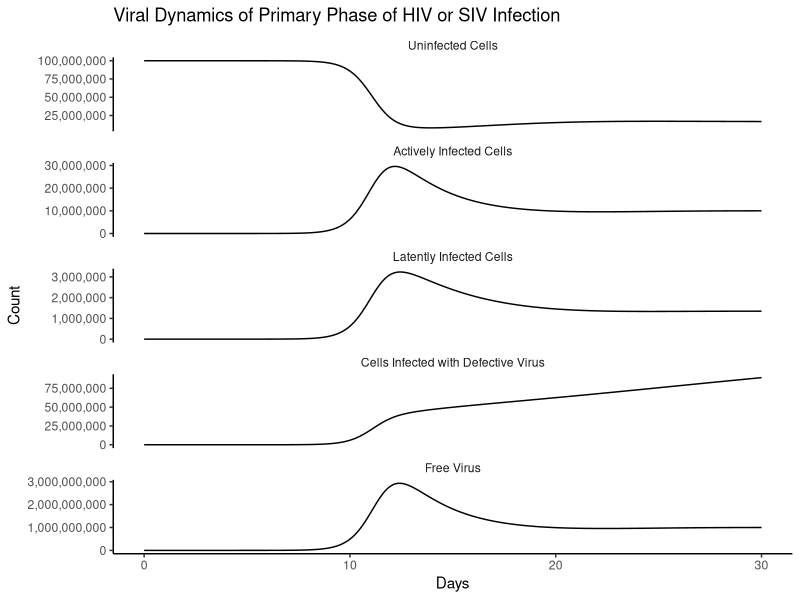
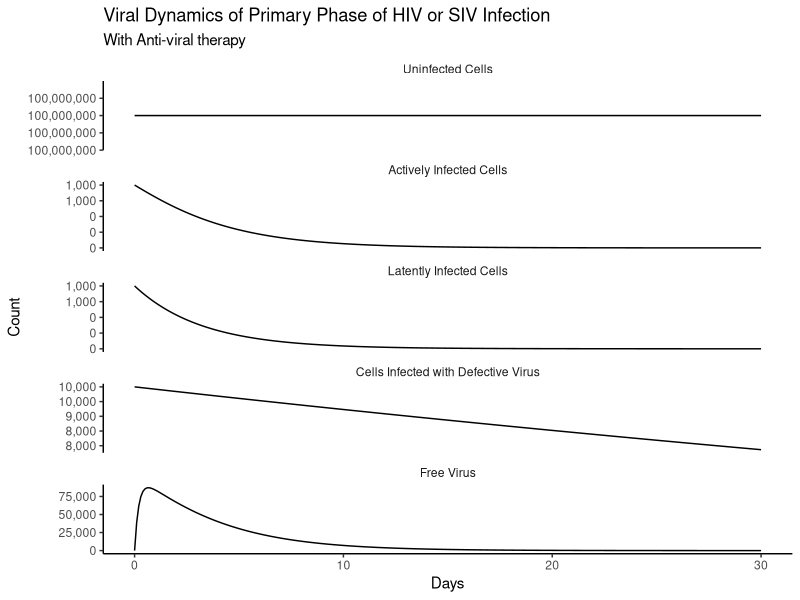

The R source for these figures, in order:
## ---- chunk 1
#| message: false
#| warning: false
library(deSolve)
library(tidyverse)
## ---- chunk 2
base_ode <- function(time, state, parameters){
  with(as.list(c(state, parameters)),{
    
    dx <- lambda - d*x - beta * x * v
    dy1 <- q1*beta * x * v - a1 * y1 + alpha * y2
    dy2 <- q2*beta * x * v - a2 * y2 - alpha * y2
    dy3 <- q3*beta * x * v - a3 * y3
    dv <- k * y1 - u * v
    
    return(list(c(dx, dy1, dy2, dy3, dv)))
  })
  
}
## ---- chunk 3
t <- seq(0,30,.1)

params <- c(
  lambda =1e7,# Uninfected cell production rate
  d = .1, # Cell Death Rate
  a1 = .5, # Infected Cell Death Rate
  a2 = .01, # Infected Cell Death Rate
  a3 = .008, # Infected Cell Death Rate
  beta = 5e-10, # "Rate Constant"
  alpha = .3, # Virus Production rate of reactivated latent
  k = 500, # Virus production from infected cell
  u = 5, # Free virus lifespan
  q1 = .55, # P(Infected State | Infected)
  q2 = .05, # P(Latent State | Infected)
  q3 = .4 # P(Defective Provirus | Infected)
)

#' Guessing Initial values from a graph
x0 <- params["lambda"][1]/params["d"][1]
init <- c(x = unname(x0), 
          y1 = 1,y2=0,y3=0, v = 1)

out <- ode(init, t, base_ode, params)

out_df <- as_tibble(as.data.frame(out))
## ---- chunk 4
compartment_names <- c("Uninfected Cells", 
"Actively Infected Cells", 
"Latently Infected Cells",
"Cells Infected with Defective Virus",
"Free Virus")

p <- out_df %>% 
  setNames(c("time", compartment_names)) %>% 
  gather(compartment, value, -time) %>% 
  mutate(compartment = factor(compartment,
                              compartment_names)) %>% 
  ggplot(aes(time, y = value))+
  geom_line()+
  facet_wrap(~compartment, ncol = 1,scales = "free_y")+
  theme_classic()+
  labs(
    title = "Viral Dynamics of Primary Phase of HIV or SIV Infection",
    x = "Days",
    y = "Count"
  )+
  scale_y_continuous(labels = scales::comma_format(accuracy = 1000))+
  theme(strip.background = element_blank())

p	

## ---- chunk 5
params["beta"] <- 0

init <- c(x = unname(x0), 
          y1 = 1000,y2=1000,y3=10000, v = 50)

out_antiviral <- ode(init, t, base_ode, params)

out_df_av <- as_tibble(as.data.frame(out_antiviral))

## ---- chunk 6
p <- out_df_av %>% 
  setNames(c("time", compartment_names)) %>% 
  gather(compartment, value, -time) %>% 
  mutate(compartment = factor(compartment,
                              compartment_names)) %>% 
  ggplot(aes(time, y = value))+
  geom_line()+
  facet_wrap(~compartment, ncol = 1,scales = "free_y")+
  theme_classic()+
  labs(
    title = "Viral Dynamics of Primary Phase of HIV or SIV Infection",
    subtitle = "With Anti-viral therapy",
    x = "Days",
    y = "Count"
  )+
  scale_y_continuous(labels = scales::comma_format(accuracy = 1000))+
  theme(strip.background = element_blank())

p	
